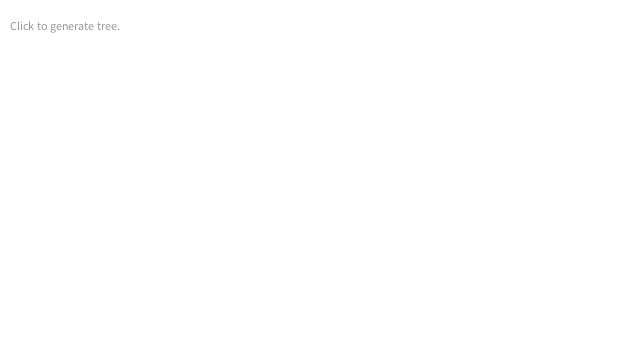
Frame 1 (no input)
Frame 60 (the mouse pressed at the canvas centre just before this capture): identical to frame 1, image omitted
Frame 120 (the mouse held since frame 60 and released just before this capture): identical to frame 1, image omitted

The Processing sketch that drew this single still picture (run headless with seeded random() and noise(); from frame 60 on, the mouse is pressed at the canvas centre):

// Processing sketch: stochastic_tree
// ── stochastic_tree.pde
void setup() {
  size(640, 360);
  background(255);
  fill(150);
  text("Click to generate tree.", 10, 30);
}

void draw() {
}

void mouseClicked() {
  background(255);
  fill(150);
  text("Click to generate tree.", 10, 30);
  translate(width/2, height);
  stroke(0);
  branch(60, 4);
}

void branch(float len, float weight) {
  strokeWeight(weight);
  line(0, 0, 0, -len);
  
  if (len > 5) {
    translate(0, -len);
    int n = int(random(1, 4));
    for (int i = 0; i < n; i++) {
      float w = constrain(random(0.5, weight*0.9), 0.5, weight*0.9);
      float l = random(5, len*0.9);
      float theta = random(-PI/3, PI/3);
      pushMatrix();
      rotate(theta);
      branch(l, w);
      popMatrix();
    }
  }
}
